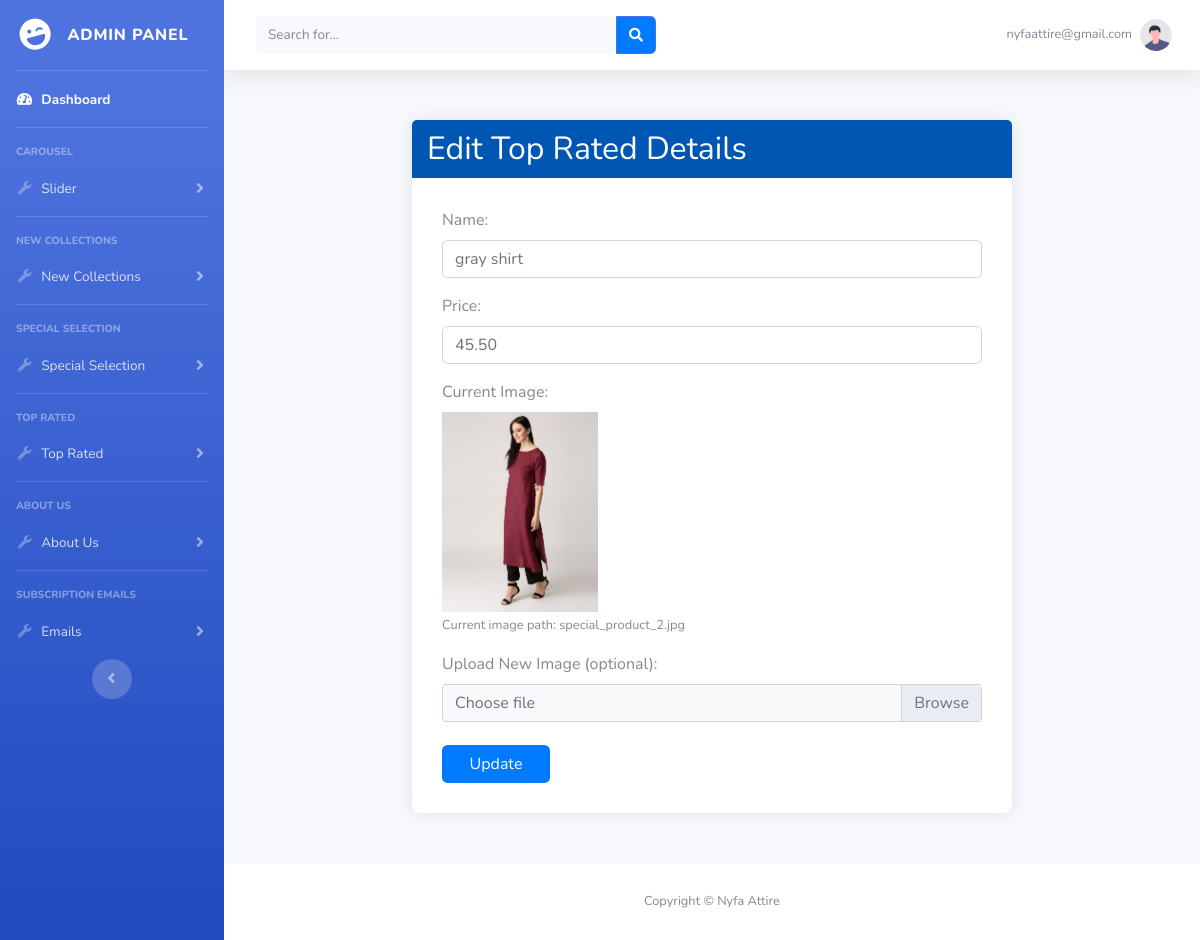
Screenshot of /admin/top_rated_edit.php?id=2 (signed in) with the database file from the repository.
### tables this page shows
CREATE TABLE `top_rated` (
  `id` int(11) NOT NULL,
  `name` varchar(255) NOT NULL,
  `price` decimal(10,2) NOT NULL,
  `image` varchar(255) NOT NULL
);

### admin/top_rated_edit.php (the view, shortened to what this page needs)
<?php
include('db.php');
$id = $_GET['id'];
$sql = "SELECT * FROM top_rated WHERE id=$id";
$query = mysqli_query($conn, $sql);
$row = mysqli_fetch_array($query);
include('includes/header.php');
include('includes/sidebar.php');
?>
<div id="content-wrapper" class="d-flex flex-column">
    <div id="content">
        <nav class="navbar navbar-expand navbar-light bg-white topbar mb-4 static-top shadow">
            <form class="d-none d-sm-inline-block form-inline mr-auto ml-md-3 my-2 my-md-0 mw-100 navbar-search">
                <div class="input-group">
                    <input type="text" class="form-control bg-light border-0 small" placeholder="Search for..." aria-label="Search" aria-describedby="basic-addon2">
                    <div class="input-group-append">
                        <button class="btn btn-primary" type="button">
                            <i class="fas fa-search fa-sm"></i>
                        </button>
                    </div>
                </div>
            </form>
            <ul class="navbar-nav ml-auto">
            <li class="nav-item dropdown no-arrow">
                <a class="nav-link dropdown-toggle" href="#" id="userDropdown" role="button" data-toggle="dropdown"
                    aria-haspopup="true" aria-expanded="false">
                    <span class="mr-2 d-none d-lg-inline text-gray-600 small"><?php echo $_SESSION['email']; ?></span>
                    <img class="img-profile rounded-circle" src="img/undraw_profile.svg">
                </a>
            </li>
            </ul>
        </nav>
        <div class="container">
            <div class="form-container">
                <h2 class="form-title">Edit Top Rated Details</h2>
                <form id="carouselForm" method="POST" enctype="multipart/form-data" action="top_rated_update.php?id=<?php echo $row['id']; ?>" style="padding: 30px;">
                    <div class="form-group">
                        <label for="name_short">Name:</label>
                        <input type="text" class="form-control" name="name" value="<?php echo $row['name']; ?>" placeholder="Enter name" required>
                    </div>
                    <div class="form-group">
                        <label for="name_long">Price:</label>
                        <input type="text" class="form-control" name="price" value="<?php echo $row['price']; ?>" placeholder="Enter price" required>
                    </div>
                    <div class="form-group">
    <label for="current_image">Current Image:</label><br>
    <?php if (!empty($row['image'])): ?>
        <img src="../images/<?php echo $row['image']; ?>" alt="Current Image" style="max-width: 200px; max-height: 200px;"/><br>
        <small>Current image path: <?php echo $row['image']; ?></small>
    <?php else: ?>
        <p>No image uploaded.</p>
    <?php endif; ?>
</div>
<div class="form-group">
    <label for="image">Upload New Image (optional):</label>
    <div class="custom-file">
        <label class="custom-file-label" id="fileNameLabel" for="image">Choose file</label>
    </div>
</div>
<button type="submit" name="submit" class="btn btn-custom">Update</button>
                </form>
            </div>
        </div>
    </div>
    <?php
    include('includes/footer.php');
    ?>

### rows the page displays
top_rated: name "gray shirt", price "45.50", image (picture), image "special_product_2.jpg"

### other values shown
$_SESSION['email'] "nyfaattire@gmail.com"
